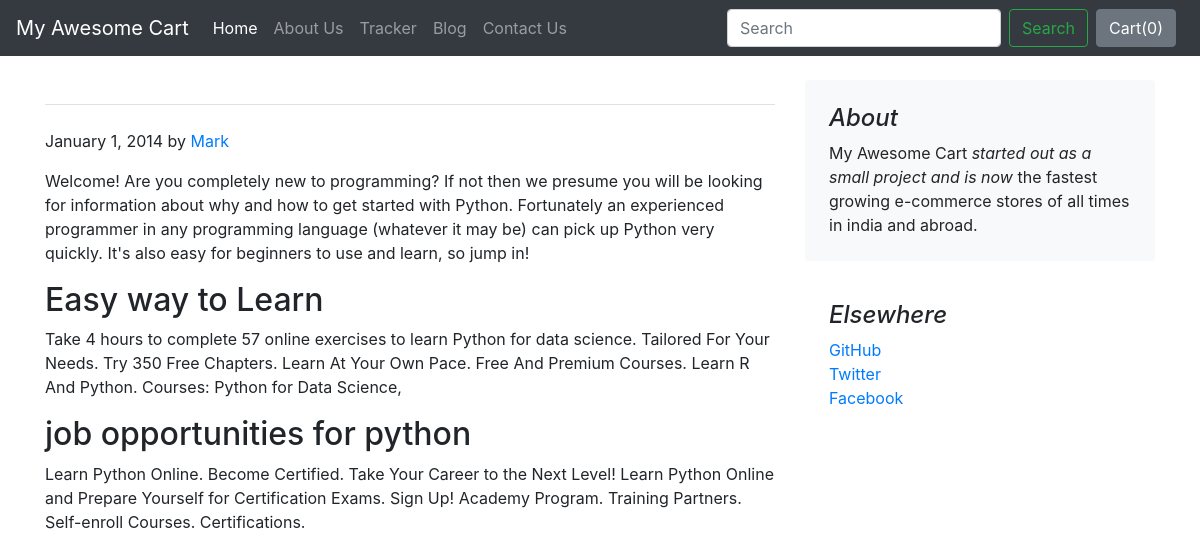
The page /blog/blogpost/1 on the database its author committed.
### blog/models.py (models this page shows)
class Blogpost(models.Model):
    post_id = models.AutoField(primary_key= True)
    tilte = models.CharField(max_length=50)
    head0 = models.CharField(max_length=500, default="")
    chead0 = models.CharField(max_length=5000, default="")
    head1 = models.CharField(max_length=500, default="")
    chead1 = models.CharField(max_length=5000, default="")
    head2 = models.CharField(max_length=500, default="")
    chead2 = models.CharField(max_length=5000, default="")
    pub_date = models.DateField()
    thumbnail = models.ImageField(upload_to='shop/images', default="")
    def __str__(self):
        return self.tilte

### blog/views.py (the view)
# urls.py: path("blogpost/<int:id>", views.blogpost, name="blogHome")
def blogpost(request, id):
    post = Blogpost.objects.filter(post_id = id)[0]
    print(post)
    return render(request, 'blog/blogpost.html',
                  {'post':post})

### blog/templates/blog/blogpost.html (shortened to what this page needs)
{% extends 'blog/basic.html' %}
{% block body %}
<div class="container">
    <div class="row mt-4">
        <div class="col-md-8 blog-main">
            <h3 class="pb-4 mb-4 font-italic border-bottom">
            </h3>
            <div class="blog-post">
                <p class="blog-post-meta">January 1, 2014 by <a href="#">Mark</a></p>
                <p>{{post.chead0}}</p>
                <h2>{{post.head1}}</h2>
                <p>{{post.chead1}}</p>
                <h2>{{post.head2}}</h2>
                <p>{{post.chead2}}</p>
            </div>
        </div>
        <aside class="col-md-4 blog-sidebar">
            <div class="p-4 mb-3 bg-light rounded">
                <h4 class="font-italic">About</h4>
                <p class="mb-0">My Awesome Cart <em>started out as a small project and is now</em> the fastest growing e-commerce stores of all times in india and abroad.</p>
            </div>
            <div class="p-4">
                <h4 class="font-italic">Elsewhere</h4>
                <ol class="list-unstyled">
                    <li><a href="#">GitHub</a></li>
                    <li><a href="#">Twitter</a></li>
                    <li><a href="#">Facebook</a></li>
                </ol>
            </div>
        </aside>
    </div>
</div>
{% endblock %}

### rows shown on the page
Blogpost: chead0 "Welcome! Are you completely new to programming? If not then we presume you will be looking for information about why and how to get started with Python. Fortunately an experienced programmer in any programming language (whatever it may be) can pick up Python very quickly. It's also easy for beginners to use and learn, so jump in!", head1 "Easy way to Learn", chead1 "Take 4 hours to complete 57 online exercises to learn Python for data science. Tailored For Your Needs. Try 350 Free Chapters. Learn At Your Own Pace. Free And Premium Courses. Learn R And Python. Courses: Python for Data Science,", head2 "job opportunities for python", chead2 "Learn Python Online. Become Certified. Take Your Career to the Next Level! Learn Python Online and Prepare Yourself for Certification Exams. Sign Up! Academy Program. Training Partners. Self-enroll Courses. Certifications."
